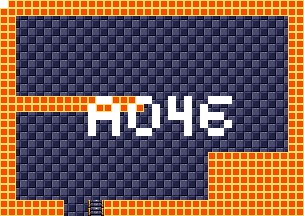

A 2D game scene composited from a Tiled map and its tileset images. What follows is a short description and the map's XML, with each tile layer's data collapsed to a summary:
An orthogonal 38x27 tile map with 8x8 px tiles, 4 tile layers (background, foreground, room numbers, Objects), 15 tilesets.

<map version="1.5" tiledversion="1.7.1" orientation="orthogonal" renderorder="right-down" width="38" height="27" tilewidth="8" tileheight="8" infinite="0" nextlayerid="11" nextobjectid="1">
 <tileset firstgid="1" source="tilesheets/tsKarniMata.tsx" />
 <tileset firstgid="1025" source="tilesheets/tsVoodooWasp.tsx" />
 <tileset firstgid="2049" source="tilesheets/tsBurial.tsx" />
 <tileset firstgid="3073" source="tilesheets/tsBlueTemple.tsx" />
 <tileset firstgid="4097" source="tilesheets/tsGoddess.tsx" />
 <tileset firstgid="5121" source="tilesheets/tsKonark.tsx" />
 <tileset firstgid="6145" name="sEnemies" tilewidth="8" tileheight="8" tilecount="1024" columns="32">
  <image source="../grapx/tilesheets/sObjects.bmp" trans="ff94ff" width="256" height="256" />
 </tileset>
 <tileset firstgid="7169" source="tilesheets/tsIceTemple.tsx" />
 <tileset firstgid="8193" source="tilesheets/tsLavaArea.tsx" />
 <tileset firstgid="9217" source="tilesheets/tsBossArea.tsx" />
 <tileset firstgid="10241" source="tilesheets/tsPegu.tsx" />
 <tileset firstgid="11265" source="tilesheets/sTiwanakuTemple.tsx" />
 <tileset firstgid="12289" source="tilesheets/sIndraTemple.tsx" />
 <tileset firstgid="13313" source="tilesheets/sTeleport.tsx" />
 <tileset firstgid="14337" source="tilesheets/sObjects.tsx" />
 <layer id="2" name="background" width="38" height="27">
  <data>[1026 cells, 1026 non-empty, 2 distinct tile ids]</data>
 </layer>
 <layer id="1" name="foreground" width="38" height="27">
  <data>[1026 cells, 330 non-empty, 3 distinct tile ids]</data>
 </layer>
 <layer id="7" name="room numbers" width="38" height="27">
  <data>[1026 cells, 43 non-empty, 1 distinct tile ids]</data>
 </layer>
 <layer id="10" name="Objects" width="38" height="27">
  <data>[1026 cells, 0 non-empty, 0 distinct tile ids]</data>
 </layer>
</map>
